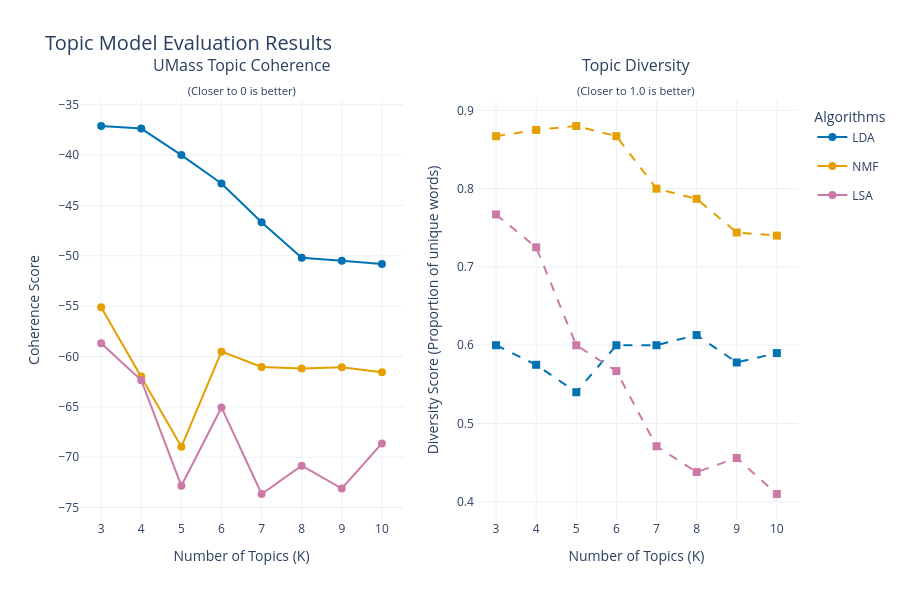

Here is the notebook cell this chart was saved with:
### Code cell
import numpy as np
import pandas as pd
import plotly.graph_objects as go
from plotly.subplots import make_subplots
from joblib import Parallel, delayed
from sklearn.decomposition import LatentDirichletAllocation, NMF, TruncatedSVD

print("Initializing High-Performance Parallel Topic Model Evaluator...")

# --- 1. CONFIGURATION ---
# Define the range of 'K' (number of topics) to test
TOPIC_RANGE = [3, 4, 5, 6, 7, 8, 9, 10]
ALGORITHMS = ['LDA', 'NMF', 'LSA']
NO_TOP_WORDS = 10 # Number of words to evaluate for Coherence and Diversity

# Pre-calculate a binary Document-Term matrix. 
# This is required for blazing-fast UMass Coherence calculations.
# It simply says: "Does word X appear in document Y? (1 or 0)"
binary_bow_matrix = (bow_matrix > 0).astype(int)

# --- 2. CUSTOM EVALUATION METRICS ---
def calculate_diversity(topic_words_list):
    """
    Calculates Topic Diversity.
    Formula: (Number of unique words across all topics) / (Total words extracted)
    Range: 0.0 to 1.0 (Higher is better)
    """
    all_words = []
    for words in topic_words_list:
        all_words.extend(words)
    unique_words = set(all_words)
    return len(unique_words) / len(all_words)

def calculate_umass_coherence(topic_words_indices, binary_matrix):
    """
    Calculates UMass Coherence directly from the binary Bag of Words matrix.
    It checks how often the top words co-occur in the actual lyrics.
    (Closer to 0 is better, highly negative means poor coherence).
    """
    coherence_score = 0.0
    num_topics = len(topic_words_indices)
    
    for word_indices in topic_words_indices:
        topic_score = 0.0
        # Iterate over all word pairs (w_i, w_j) in the top words
        for i in range(1, len(word_indices)):
            for j in range(i):
                w_i = word_indices[i]
                w_j = word_indices[j]
                
                # Document frequency of w_j
                doc_freq_j = binary_matrix[:, w_j].sum()
                # Co-document frequency of w_i and w_j
                # Using sparse matrix dot product for speed
                co_doc_freq = binary_matrix[:, w_i].T.dot(binary_matrix[:, w_j])[0, 0]
                
                # UMass formula with +1 smoothing to avoid log(0)
                if doc_freq_j > 0:
                    topic_score += np.log((co_doc_freq + 1.0) / doc_freq_j)
                    
        coherence_score += topic_score
        
    return coherence_score / num_topics

# --- 3. PARALLEL WORKER FUNCTION ---
def train_and_evaluate(algo_name, k, bow_mat, tfidf_mat, feature_names, binary_mat):
    """
    This is the core function that will be shipped to each CPU thread.
    """
    # Initialize the correct model based on the name
    if algo_name == 'LDA':
        model = LatentDirichletAllocation(n_components=k, random_state=42, max_iter=10)
        matrix_to_use = bow_mat # LDA MUST use BoW
    elif algo_name == 'NMF':
        model = NMF(n_components=k, random_state=42, init='nndsvd', max_iter=200)
        matrix_to_use = tfidf_mat # NMF uses TF-IDF
    elif algo_name == 'LSA':
        model = TruncatedSVD(n_components=k, random_state=42)
        matrix_to_use = tfidf_mat # LSA uses TF-IDF
        
    # Train the model
    model.fit(matrix_to_use)
    
    # Extract top words indices for metrics
    topic_words_indices = []
    topic_words_strings = []
    
    for topic in model.components_:
        # Get top indices
        top_indices = topic.argsort()[:-NO_TOP_WORDS - 1:-1]
        topic_words_indices.append(top_indices)
        
        # Get top actual string words for diversity
        top_strings = [feature_names[i] for i in top_indices]
        topic_words_strings.append(top_strings)
        
    # Calculate Custom Metrics
    diversity = calculate_diversity(topic_words_strings)
    coherence = calculate_umass_coherence(topic_words_indices, binary_mat)
    
    # Return a dictionary of results for this specific run
    return {
        'Algorithm': algo_name,
        'K_Topics': k,
        'Diversity': round(diversity, 3),
        'Coherence': round(coherence, 3)
    }

# --- 4. EXECUTE PARALLEL GRID SEARCH ---
print(f"Distributing tasks across all CPU cores (n_jobs=-1)...")
# Build the task list
tasks = [(algo, k) for algo in ALGORITHMS for k in TOPIC_RANGE]

# Run the tasks in parallel
# n_jobs=-1 tells joblib to use 100% of available CPU cores
results = Parallel(n_jobs=-1, verbose=10)(
    delayed(train_and_evaluate)(
        algo, k, bow_matrix, tfidf_matrix, feature_names, binary_bow_matrix
    ) for algo, k in tasks
)

# Convert results to a clean Pandas DataFrame for easy reading
df_results = pd.DataFrame(results)
print("\n" + "="*50)
print("              EVALUATION COMPLETED")
print("="*50)
print(df_results.sort_values(by=['Algorithm', 'K_Topics']).to_string(index=False))


# --- 5. VISUALIZE THE RESULTS (PLOTLY INTERACTIVE & ACCESSIBLE) ---
print("\nGenerazione della dashboard interattiva...")

# Creiamo una palette "Colorblind-Friendly" ad alto contrasto
# Blu scuro, Arancione brillante e Magenta/Prugna
colors = {'LDA': '#0072B2', 'NMF': '#E69F00', 'LSA': '#CC79A7'}

# Inizializziamo una figura con due subplot affiancati
fig = make_subplots(
    rows=1, cols=2,
    subplot_titles=(
        'UMass Topic Coherence<br><sub>(Closer to 0 is better)</sub>', 
        'Topic Diversity<br><sub>(Closer to 1.0 is better)</sub>'
    ),
    horizontal_spacing=0.1
)

# Popoliamo i grafici iterando sugli algoritmi
for algo in ALGORITHMS:
    subset = df_results[df_results['Algorithm'] == algo]
    
    # GRAFICO 1: Coherence (Linea continua, pallini)
    fig.add_trace(go.Scatter(
        x=subset['K_Topics'], 
        y=subset['Coherence'],
        mode='lines+markers',
        name=algo,
        line=dict(color=colors[algo], width=2),
        marker=dict(symbol='circle', size=8),
        legendgroup=algo, # Raggruppa la legenda per nascondere i duplicati
        hovertemplate="<b>%{text}</b><br>K: %{x}<br>Coerenza: %{y:.3f}<extra></extra>",
        text=[algo] * len(subset)
    ), row=1, col=1)
    
    # GRAFICO 2: Diversity (Linea tratteggiata, quadratini)
    fig.add_trace(go.Scatter(
        x=subset['K_Topics'], 
        y=subset['Diversity'],
        mode='lines+markers',
        name=algo,
        line=dict(color=colors[algo], width=2, dash='dash'),
        marker=dict(symbol='square', size=8),
        legendgroup=algo,
        showlegend=False, # Evita di sdoppiare i nomi nella legenda laterale
        hovertemplate="<b>%{text}</b><br>K: %{x}<br>Diversità: %{y:.3f}<extra></extra>",
        text=[algo] * len(subset)
    ), row=1, col=2)

# Abbelliamo e rendiamo professionale il layout
fig.update_layout(
    title_text="Topic Model Evaluation Results",
    title_font_size=20,
    height=600,
    template="plotly_white", # Sfondo pulito
    legend=dict(
        title="Algorithms",
        yanchor="top", y=0.99,
        xanchor="left", x=1.02
    ),
    hovermode="x unified" # Mostra tutti i valori quando passi il mouse su un punto X
)

# Etichette assi X
fig.update_xaxes(title_text="Number of Topics (K)", tickmode='linear', dtick=1, row=1, col=1)
fig.update_xaxes(title_text="Number of Topics (K)", tickmode='linear', dtick=1, row=1, col=2)

# Etichette assi Y
fig.update_yaxes(title_text="Coherence Score", row=1, col=1)
fig.update_yaxes(title_text="Diversity Score (Proportion of unique words)", row=1, col=2)

# Mostra il grafico interattivo (si aprirà nel notebook o nel browser)
fig.show()

### Figure 1 — Plotly figure (JSON) as saved in the notebook; plotly's stock layout.template omitted (floating-point values rounded to 4 significant figures)
{"data": [{"hovertemplate": "<b>%{text}</b><br>K: %{x}<br>Coerenza: %{y:.3f}<extra></extra>", "legendgroup": "LDA", "line": {"color": "#0072B2", "width": 2}, "marker": {"size": 8, "symbol": "circle"}, "mode": "lines+markers", "name": "LDA", "text": ["LDA", "LDA", "LDA", "LDA", "LDA", "LDA", "LDA", "LDA"], "type": "scatter", "x": [3, 4, 5, 6, 7, 8, 9, 10], "xaxis": "x", "y": [-37.11, -37.36, -40.0, -42.82, -46.67, -50.19, -50.48, -50.82], "yaxis": "y"}, {"hovertemplate": "<b>%{text}</b><br>K: %{x}<br>Diversità: %{y:.3f}<extra></extra>", "legendgroup": "LDA", "line": {"color": "#0072B2", "dash": "dash", "width": 2}, "marker": {"size": 8, "symbol": "square"}, "mode": "lines+markers", "name": "LDA", "showlegend": false, "text": ["LDA", "LDA", "LDA", "LDA", "LDA", "LDA", "LDA", "LDA"], "type": "scatter", "x": [3, 4, 5, 6, 7, 8, 9, 10], "xaxis": "x2", "y": [0.6, 0.575, 0.54, 0.6, 0.6, 0.613, 0.578, 0.59], "yaxis": "y2"}, {"hovertemplate": "<b>%{text}</b><br>K: %{x}<br>Coerenza: %{y:.3f}<extra></extra>", "legendgroup": "NMF", "line": {"color": "#E69F00", "width": 2}, "marker": {"size": 8, "symbol": "circle"}, "mode": "lines+markers", "name": "NMF", "text": ["NMF", "NMF", "NMF", "NMF", "NMF", "NMF", "NMF", "NMF"], "type": "scatter", "x": [3, 4, 5, 6, 7, 8, 9, 10], "xaxis": "x", "y": [-55.11, -61.99, -68.97, -59.52, -61.04, -61.19, -61.07, -61.57], "yaxis": "y"}, {"hovertemplate": "<b>%{text}</b><br>K: %{x}<br>Diversità: %{y:.3f}<extra></extra>", "legendgroup": "NMF", "line": {"color": "#E69F00", "dash": "dash", "width": 2}, "marker": {"size": 8, "symbol": "square"}, "mode": "lines+markers", "name": "NMF", "showlegend": false, "text": ["NMF", "NMF", "NMF", "NMF", "NMF", "NMF", "NMF", "NMF"], "type": "scatter", "x": [3, 4, 5, 6, 7, 8, 9, 10], "xaxis": "x2", "y": [0.867, 0.875, 0.88, 0.867, 0.8, 0.787, 0.744, 0.74], "yaxis": "y2"}, {"hovertemplate": "<b>%{text}</b><br>K: %{x}<br>Coerenza: %{y:.3f}<extra></extra>", "legendgroup": "LSA", "line": {"color": "#CC79A7", "width": 2}, "marker": {"size": 8, "symbol": "circle"}, "mode": "lines+markers", "name": "LSA", "text": ["LSA", "LSA", "LSA", "LSA", "LSA", "LSA", "LSA", "LSA"], "type": "scatter", "x": [3, 4, 5, 6, 7, 8, 9, 10], "xaxis": "x", "y": [-58.69, -62.36, -72.84, -65.06, -73.65, -70.84, -73.11, -68.63], "yaxis": "y"}, {"hovertemplate": "<b>%{text}</b><br>K: %{x}<br>Diversità: %{y:.3f}<extra></extra>", "legendgroup": "LSA", "line": {"color": "#CC79A7", "dash": "dash", "width": 2}, "marker": {"size": 8, "symbol": "square"}, "mode": "lines+markers", "name": "LSA", "showlegend": false, "text": ["LSA", "LSA", "LSA", "LSA", "LSA", "LSA", "LSA", "LSA"], "type": "scatter", "x": [3, 4, 5, 6, 7, 8, 9, 10], "xaxis": "x2", "y": [0.767, 0.725, 0.6, 0.567, 0.471, 0.438, 0.456, 0.41], "yaxis": "y2"}], "layout": {"annotations": [{"font": {"size": 16}, "showarrow": false, "text": "UMass Topic Coherence<br><sub>(Closer to 0 is better)</sub>", "x": 0.225, "xanchor": "center", "xref": "paper", "y": 1, "yanchor": "bottom", "yref": "paper"}, {"font": {"size": 16}, "showarrow": false, "text": "Topic Diversity<br><sub>(Closer to 1.0 is better)</sub>", "x": 0.775, "xanchor": "center", "xref": "paper", "y": 1, "yanchor": "bottom", "yref": "paper"}], "height": 600, "hovermode": "x unified", "legend": {"title": {"text": "Algorithms"}, "x": 1.02, "xanchor": "left", "y": 0.99, "yanchor": "top"}, "title": {"font": {"size": 20}, "text": "Topic Model Evaluation Results"}, "xaxis": {"anchor": "y", "domain": [0, 0.45], "dtick": 1, "tickmode": "linear", "title": {"text": "Number of Topics (K)"}}, "xaxis2": {"anchor": "y2", "domain": [0.55, 1], "dtick": 1, "tickmode": "linear", "title": {"text": "Number of Topics (K)"}}, "yaxis": {"anchor": "x", "domain": [0, 1], "title": {"text": "Coherence Score"}}, "yaxis2": {"anchor": "x2", "domain": [0, 1], "title": {"text": "Diversity Score (Proportion of unique words)"}}}}
